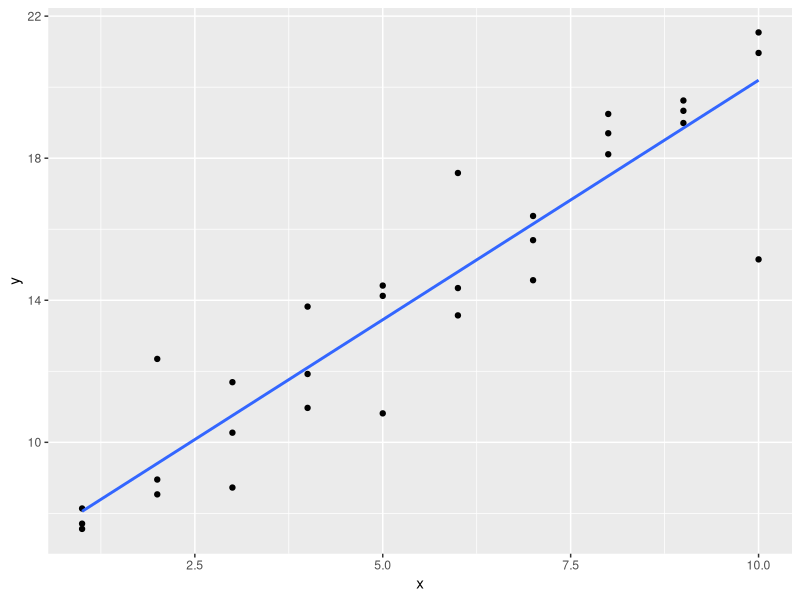
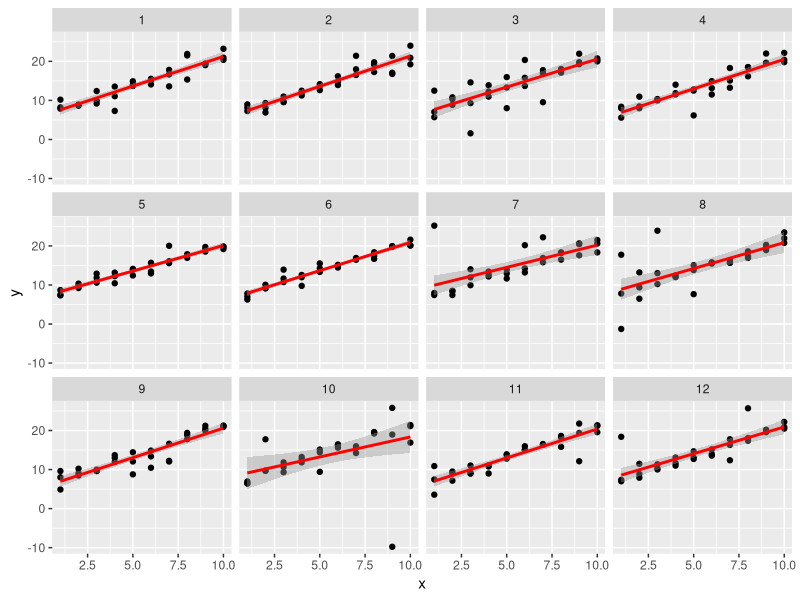
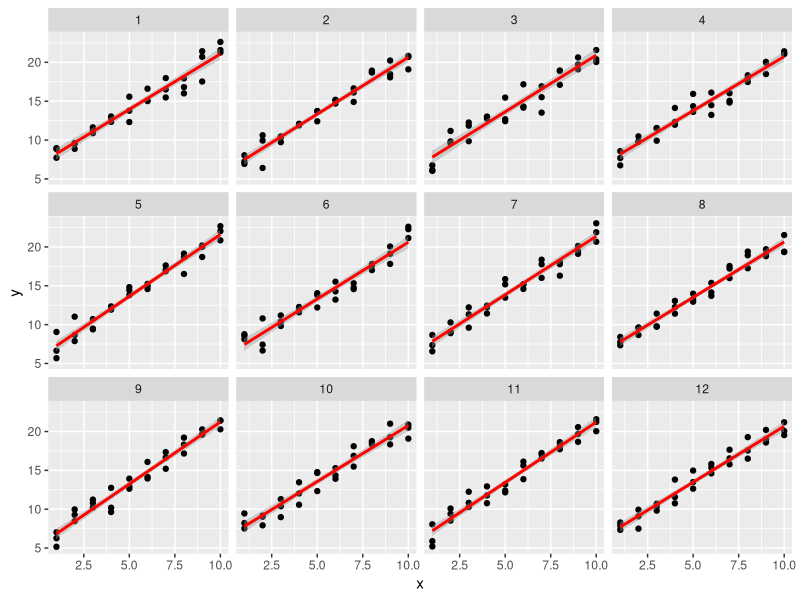
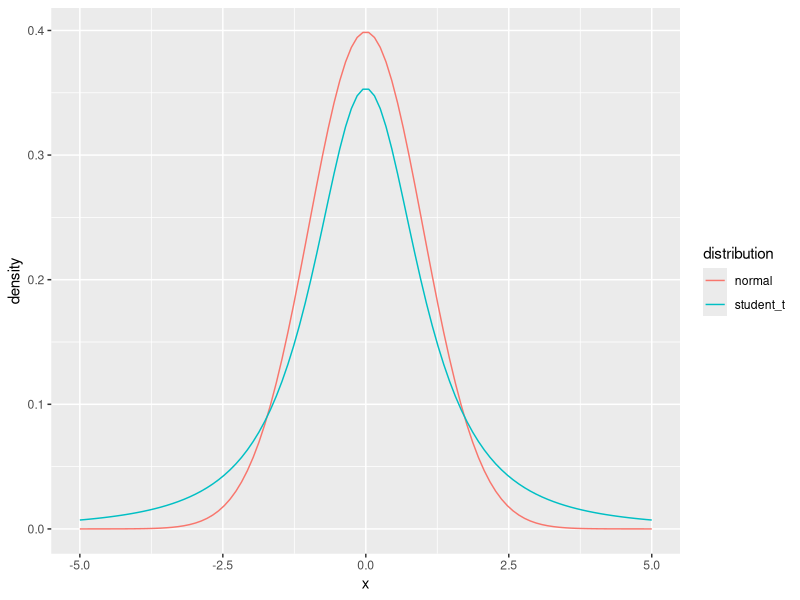
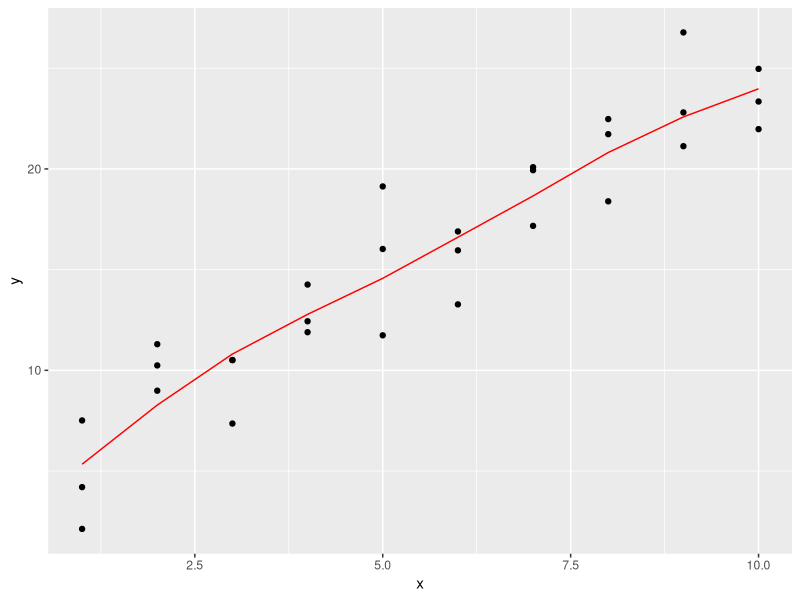
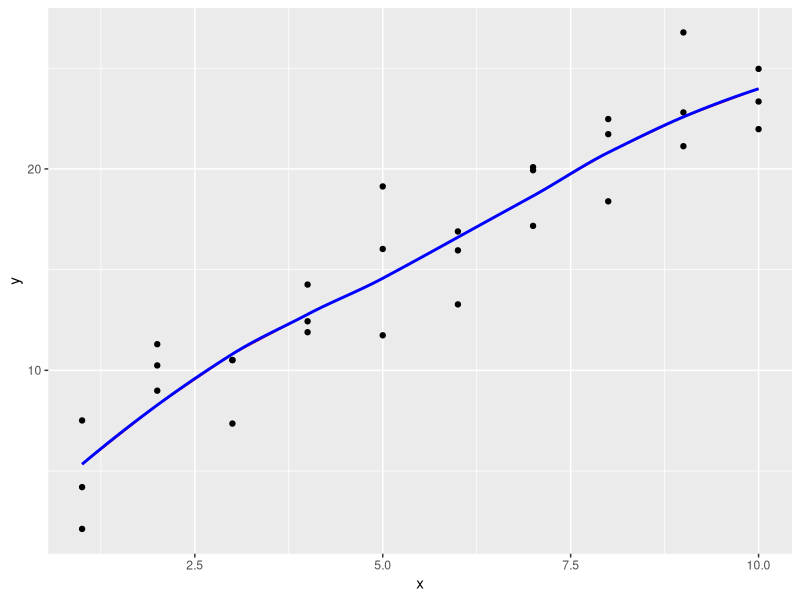
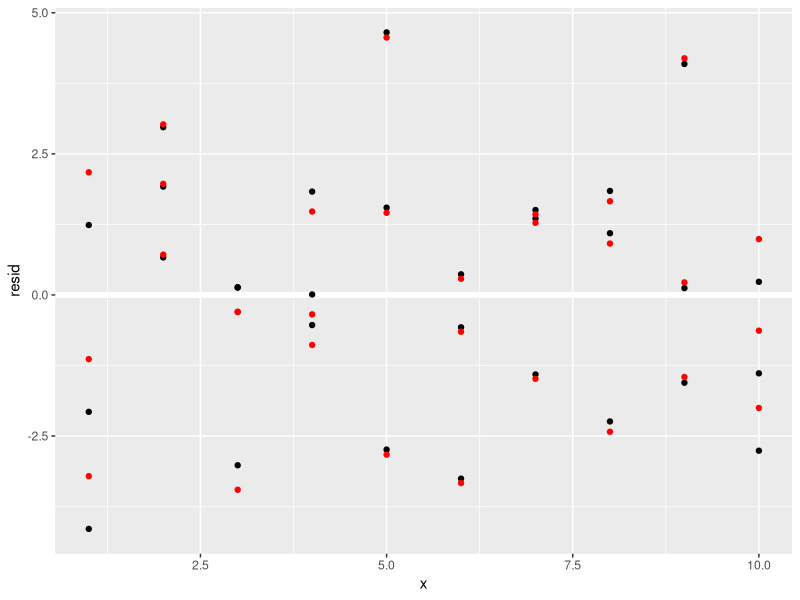
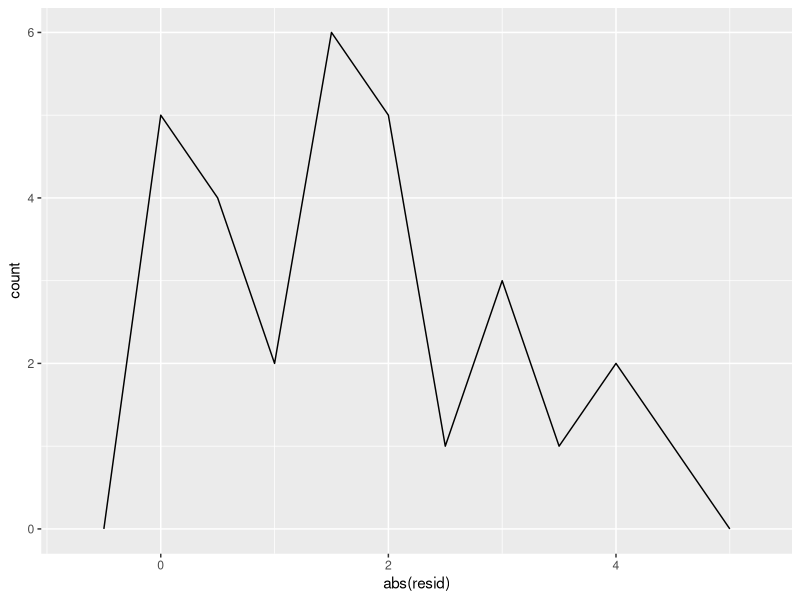

The R source for these figures, in order:
## ---- chunk 1
library("tidyverse")
library("modelr")
options(na.action = na.warn)
## ---- chunk 2
sim1a <- tibble(
  x = rep(1:10, each = 3),
  y = x * 1.5 + 6 + rt(length(x), df = 2)
)
## ---- chunk 3
ggplot(sim1a, aes(x = x, y = y)) +
  geom_point() +
  geom_smooth(method = "lm", se = FALSE)
## ---- chunk 4
simt <- function(i) {
  tibble(
    x = rep(1:10, each = 3),
    y = x * 1.5 + 6 + rt(length(x), df = 2),
    .id = i
  )
}

sims <- map_df(1:12, simt)

ggplot(sims, aes(x = x, y = y)) +
  geom_point() +
  geom_smooth(method = "lm", colour = "red") +
  facet_wrap(~ .id, ncol = 4)

## ---- chunk 5
sim_norm <- function(i) {
  tibble(
    x = rep(1:10, each = 3),
    y = x * 1.5 + 6 + rnorm(length(x)),
    .id = i
  )
}

simdf_norm <- map_df(1:12, sim_norm)

ggplot(simdf_norm, aes(x = x, y = y)) +
  geom_point() +
  geom_smooth(method = "lm", colour = "red") +
  facet_wrap(~ .id, ncol = 4)

## ---- chunk 6
tibble(
  x = seq(-5, 5, length.out = 100),
  normal = dnorm(x),
  student_t = dt(x, df = 2)
) %>%
  gather(distribution, density, -x) %>%
  ggplot(aes(x = x, y = density, colour = distribution)) +
  geom_line()
## ---- chunk 7
pnorm(2, lower.tail = FALSE)
## ---- chunk 8
pt(2, df = 2, lower.tail = FALSE)
## ---- chunk 9
measure_distance <- function(mod, data) {
  diff <- data$y - make_prediction(mod, data)
  mean(abs(diff))
}
## ---- chunk 10
make_prediction <- function(mod, data) {
  mod[1] + mod[2] * data$x
}
## ---- chunk 11
best <- optim(c(0, 0), measure_distance, data = sim1a)
best$par
## ---- chunk 12
measure_distance_ls <- function(mod, data) {
  diff <- data$y - (mod[1] + mod[2] * data$x)
  sqrt(mean(diff ^ 2))
}

best <- optim(c(0, 0), measure_distance_ls, data = sim1a)
best$par
## ---- chunk 13
model3 <- function(a, data) {
  a[1] + data$x * a[2] + a[3]
}
## ---- chunk 14
measure_distance_3 <- function(a, data) {
  diff <- data$y - model3(a, data)
  sqrt(mean(diff ^ 2))
}
## ---- chunk 15
best3a <- optim(c(0, 0, 0), measure_distance_3, data = sim1)
best3a$par
## ---- chunk 16
best3b <- optim(c(0, 0, 1), measure_distance_3, data = sim1)
best3b$par
## ---- chunk 17
best3c <- optim(c(0, 0, 5), measure_distance_3, data = sim1)
best3c$par
## ---- chunk 18
sim1_loess <- loess(y ~ x, data = sim1)
sim1_lm <- lm(y ~ x, data = sim1)

grid_loess <- sim1 %>%
  add_predictions(sim1_loess)

sim1 <- sim1 %>%
  add_residuals(sim1_lm) %>%
  add_predictions(sim1_lm) %>%
  add_residuals(sim1_loess, var = "resid_loess") %>%
  add_predictions(sim1_loess, var = "pred_loess")

## ---- chunk 19
plot_sim1_loess <-
  ggplot(sim1, aes(x = x, y = y)) +
  geom_point() +
  geom_line(aes(x = x, y = pred), data = grid_loess, colour = "red")
plot_sim1_loess
## ---- chunk 20
plot_sim1_loess +
  geom_smooth(method = "loess", colour = "blue", se = FALSE, alpha = 0.20)
## ---- chunk 21
ggplot(sim1, aes(x = x)) +
  geom_ref_line(h = 0) +
  geom_point(aes(y = resid)) +
  geom_point(aes(y = resid_loess), colour = "red")

## ---- chunk 22
sim1_mod <- lm(y ~ x, data = sim1)
grid <- sim1 %>%
  data_grid(x)
## ---- chunk 23
grid %>%
  add_predictions(sim1_mod, var = "pred_lm") %>%
  add_predictions(sim1_loess, var = "pred_loess")
## ---- chunk 24
grid %>%
  gather_predictions(sim1_mod, sim1_loess)
## ---- chunk 25
grid %>%
  spread_predictions(sim1_mod, sim1_loess)
## ---- chunk 26
grid %>%
  gather_predictions(sim1_mod, sim1_loess) %>%
  spread(model, pred)
## ---- chunk 27
sim1_mod <- lm(y ~ x, data = sim1)

sim1 <- sim1 %>%
  add_residuals(sim1_mod)

ggplot(sim1, aes(x = abs(resid))) +
  geom_freqpoly(binwidth = 0.5)

## ---- chunk 28
mod2a <- lm(y ~ x - 1, data = sim2)
## ---- chunk 29
mod2 <- lm(y ~ x, data = sim2)
## ---- chunk 30
grid <- sim2 %>%
  data_grid(x) %>%
  spread_predictions(mod2, mod2a)
grid
## ---- chunk 31
x3 <- model_matrix(y ~ x1 * x2, data = sim3)
x3
## ---- chunk 32
all(x3[["x1:x2b"]] == (x3[["x1"]] * x3[["x2b"]]))
## ---- chunk 33
all(x3[["x1:x2c"]] == (x3[["x1"]] * x3[["x2c"]]))
all(x3[["x1:x2d"]] == (x3[["x1"]] * x3[["x2d"]]))
## ---- chunk 34
x4 <- model_matrix(y ~ x1 * x2, data = sim4)
x4
## ---- chunk 35
all(x4[["x1"]] * x4[["x2"]] == x4[["x1:x2"]])
## ---- chunk 36
mod1 <- lm(y ~ x1 + x2, data = sim3)
mod2 <- lm(y ~ x1 * x2, data = sim3)
## ---- chunk 37
model_matrix_mod1 <- function(.data) {
  mutate(.data,
         `x2b` = as.numeric(x2 == "b"),
         `x2c` = as.numeric(x2 == "c"),
         `x2d` = as.numeric(x2 == "d"),
         `x1:x2b` = x1 * x2b,
         `x1:x2c` = x1 * x2c,
         `x1:x2d` = x1 * x2d) %>%
    select(x1, x2b, x2c, x2d, `x1:x2b`, `x1:x2c`, `x1:x2d`)
}
## ---- chunk 38
model_matrix_mod1(sim3)
## ---- chunk 39
model_matrix_mod2 <- function(.data) {
  mutate(.data, `x1:x2` = x1 * x2) %>%
    select(x1, x2, `x1:x2`)
}
model_matrix_mod2(sim4)
## ---- chunk 40
model_matrix_mod1 <- function(x1, x2) {
  out <- tibble(x1 = x1)  
  # find levels of x2
  x2 <- as.factor(x2)
  x2lvls <- levels(x2)
  # create an indicator variable for each level
  for (lvl in x2lvls[2:nlevels(x2)]) {
    out[[str_c("x2", lvl)]] <- as.numeric(x2 == lvl)
  }
  # create interactions for each level
  for (lvl in x2lvls[2:nlevels(x2)]) {
    out[[str_c("x1:x2", lvl)]] <- (x2 == lvl) * x1
  }
  out
}
## ---- chunk 41
model_matrix_mod2 <- function(x1, x2) {
  out <- tibble(x1 = x1,
                x2 = x2,
                `x1:x2` = x1 * x2)
}
## ---- chunk 42
mod1 <- lm(y ~ x1 + x2, data = sim4)
mod2 <- lm(y ~ x1 * x2, data = sim4)
## ---- chunk 43
sim4_mods <- gather_residuals(sim4, mod1, mod2)
## ---- chunk 44

ggplot(sim4_mods, aes(x = resid, colour = model)) +
  geom_freqpoly(binwidth = 0.5) +
  geom_rug()

## ---- chunk 45
ggplot(sim4_mods, aes(x = abs(resid), colour = model)) +
  geom_freqpoly(binwidth = 0.5) +
  geom_rug()
## ---- chunk 46
sim4_mods %>%
  group_by(model) %>%
  summarise(resid = sd(resid))
